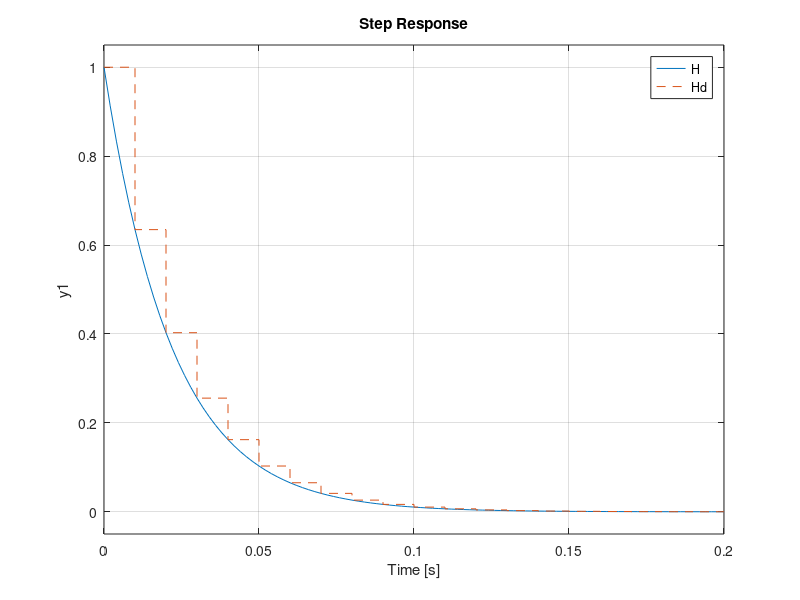
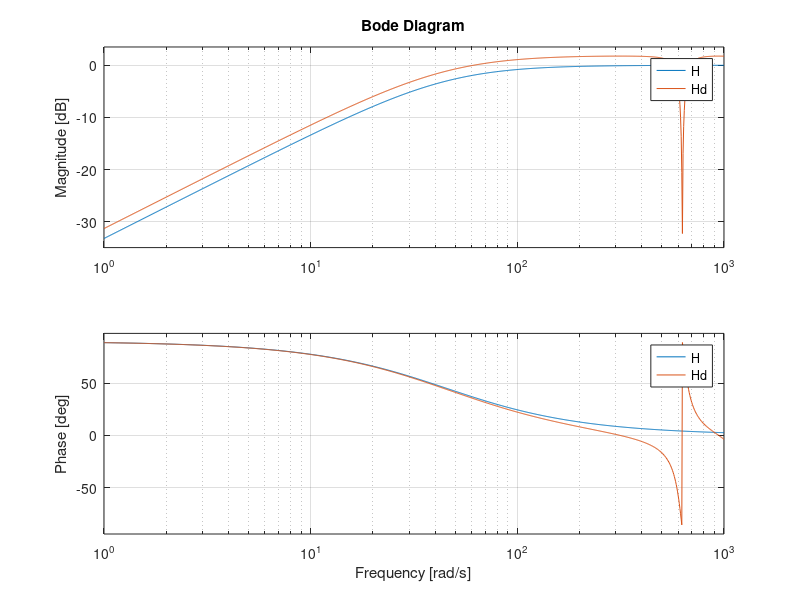
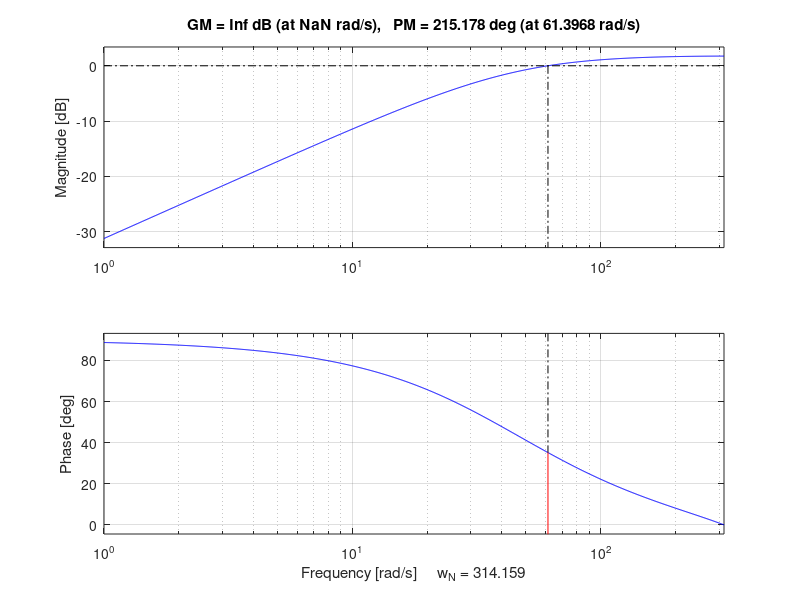

Reproduce these figures in MATLAB, in order.
%High pass filter
clc;
clear all;
close all;

R=22e3 %resistance (Ohm)
C=1e-6 %capacitance (F)
vc=1/(R*C) %angular cutoff frequency (rad/s)
fc=1/(2*pi*R*C) %cutoff frequency (Hz)
RC=R*C
H=tf([RC 0],[RC 1]) %transfer function for 1/(sRC+1)
T=0.01 %sampling period (second)
Hd=c2d(H,T,'zoh') %discrete model using zero order hold
a=exp(-T/(RC)) %just to check coefficient

figure;
step(H,'-',Hd,'--')%check step response

figure;
bode(H,Hd) %check bode plot 

figure;
margin(Hd);%check gain margin and phase margin
